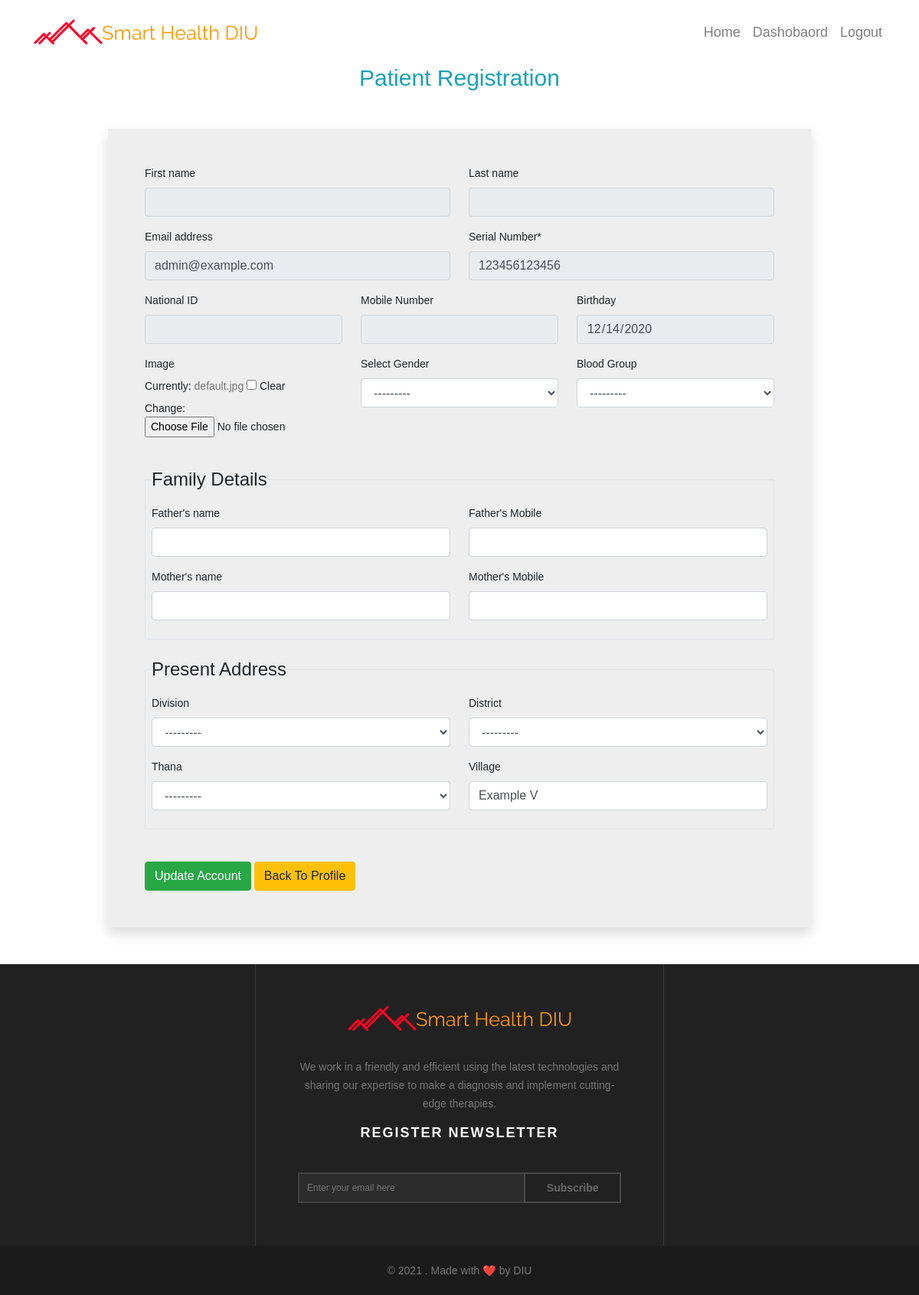
Page /user/1/update/ (signed in) on the committed database.
### users/models.py (models this page shows, shortened)
class User(AbstractUser):
    USER_TYPE_CHOICES = (
        (1, 'admin'),
        (2, 'doctor'),
        (3, 'patients'),
        (4, 'Manager'),
    )
    VERIFY_STATUS = (
        ('yes', 'yes'),
        ('no', 'no')
    )
    GENDER_CHOICES = (
        ('Male', 'Male'),
        ('Female', 'Female'),
    )
    BG_CHOICES = (
        ('O+', 'O+'),
        ('O-', 'O-'),
        ('A+', 'A+'),
        ('A-', 'A-'),
        ('B+', 'B+'),
        ('B-', 'B-'),
        ('AB+', 'AB+'),
        ('AB-', 'AB-'),
    )
    DESIGNATION_CHOICES = (
        ('Professor', 'Professor'),
	    ('Associate Professor', 'Associate Professor'),
	    ('Assistant Professor', 'Assistant Professor'),
        ('Consultant', 'Consultant'),
	    ('Registras', 'Registras'),
	    ('Assistant Registras', 'Assistant Registras'),
	    ('IMO', 'IMO'),
        ('EMO', 'EMO'),
        ('RMO', 'RMO'),
        ('HMO', 'HMO'),
        ('Other', 'Other')
    )
    username = None
    sn = models.CharField(verbose_name='Serial Number', max_length=12, unique=True, error_messages={'required': 'Your Name is Required'})
    pm_division = models.ForeignKey(Division, verbose_name='Division', related_name='pm_division', on_delete=models.DO_NOTHING, null=True, blank=True)
    pm_district = models.ForeignKey(District, verbose_name='District', related_name='pm_district', on_delete=models.DO_NOTHING, null=True, blank=True)
    pm_thana = models.ForeignKey(Thana, verbose_name='Thana', related_name='pm_thana', on_delete=models.DO_NOTHING, null=True, blank=True)
    ps_division = models.ForeignKey(Division, verbose_name='Division', related_name='ps_division', on_delete=models.DO_NOTHING, null=True, blank=True)
    ps_district = models.ForeignKey(District, verbose_name='District', related_name='ps_district', on_delete=models.DO_NOTHING, null=True, blank=True)
    ps_thana = models.ForeignKey(Thana, verbose_name='Thana', related_name='ps_thana', on_delete=models.DO_NOTHING, null=True, blank=True)
    pm_village = models.CharField(verbose_name='Village',max_length=50, null=True, blank=True)
    ps_village = models.CharField(verbose_name='Village',max_length=50, null=True, blank=True)
    pm_union = models.CharField(verbose_name='Union',max_length=50, null=True, blank=True)
    ps_union = models.CharField(verbose_name='Union',max_length=50, null=True, blank=True)
    pm_ward = models.CharField(verbose_name='Ward',max_length=50, null=True, blank=True)
    ps_ward = models.CharField(verbose_name='Ward',max_length=50, null=True, blank=True)
    birthday = models.DateField(null=True, blank=True)
    image = models.ImageField(default='default.jpg', upload_to='users', null=True, blank=True)
    verified = models.CharField(max_length=10, choices=VERIFY_STATUS, null=True, default='no')
    user_type = models.PositiveIntegerField(choices=USER_TYPE_CHOICES, default=3, blank=True, null=True)
    mobile = models.CharField(verbose_name='Mobile Number', max_length=11, blank=True)
    payment = models.CharField(verbose_name='Payment Number', max_length=11, null=True, blank=True)
    nid = models.CharField(verbose_name='National ID', max_length=10, blank=True, null=True)
    bma = models.CharField(verbose_name='BMA Code', max_length=20, blank=True, null=True)
    institute = models.CharField(verbose_name='Institute', max_length=100, blank=True, null=True)
    designation = models.CharField(verbose_name='Designation', max_length=50, choices=DESIGNATION_CHOICES, blank=True, null=True)
    specialist = models.ForeignKey(Speciality, verbose_name='Specialist', blank=True, null=True, on_delete=models.CASCADE)
    father_name = models.CharField(verbose_name='Father\'s name', max_length=25, null=True, blank=True)
    mother_name = models.CharField(verbose_name='Mother\'s name', max_length=25, null=True, blank=True)
    father_mobile = models.CharField(verbose_name='Father\'s Mobile', max_length=11, null=True, blank=True)
    mother_mobile = models.CharField(verbose_name='Mother\'s Mobile', max_length=11, null=True, blank=True)
    bg = models.CharField(verbose_name='Blood Group', max_length=11, choices=BG_CHOICES, null=True, blank=True)
    gender = models.CharField(verbose_name='Select Gender', max_length=11, choices=GENDER_CHOICES, null=True, blank=True)
    USERNAME_FIELD = 'sn'

### users/views.py (the view, shortened to what this page needs)
# urls.py: path('user/<int:pk>/update/', UserUpdateView.as_view(), name='user-update'),
class UserUpdateView(LoginRequiredMixin, UserPassesTestMixin, UpdateView):
    model = User
    form_class = UpdateForm
    template_name = 'users/user_update.html'
    def test_func(self):
        obj = self.get_object()
        if obj.id == self.request.user.id:
            return True

### users/models.py (called while the page is built)
    def __str__(self):
        return self.name

    def __str__(self):
        return self.name

    def __str__(self):
        return self.name

### users/templates/users/user_update.html (shortened to what this page needs)
{% extends 'users/dashboard/base.html' %}
{% load crispy_forms_tags %}
{% block content %}
    <h3 class="text-center text-info">Patient Registration</h3>
    <div class="row my-5">
        <form action="" method="POST" enctype="multipart/form-data" class="w-75 mx-auto shadow p-5" style="background-color: #eee;" id="regForm" data-districts-url="{% url 'ajax_load_districts' %}" data-thanas-url="{% url 'ajax_load_thanas' %}" novalidate>
            <div class="row">
                <div class="col-md-6">
                    {{ form.first_name|as_crispy_field }}
                </div>
                <div class="col-md-6">
                    {{ form.last_name|as_crispy_field }}
                </div>
            </div>
            <div class="row">
                <div class="col-md-6">
                    {{ form.email|as_crispy_field }}
                </div>
                <div class="col-md-6">
                    {{ form.sn|as_crispy_field }}
                </div>
            </div>
            <div class="row">
                <div class="col-md-4">
                    {{ form.nid|as_crispy_field }}
                </div>
                <div class="col-md-4">
                    {{ form.mobile|as_crispy_field }}
                </div>
                <div class="col-md-4">
                    {{ form.birthday|as_crispy_field }}
                </div>
            </div><div class="row">
                <div class="col-md-4">
                    {{ form.image|as_crispy_field }}
                </div>
                <div class="col-md-4">
                    {{ form.gender|as_crispy_field }}
                </div>
                <div class="col-md-4">
                    {{ form.bg|as_crispy_field }}
                </div>
            </div>
            <br>
            <fieldset class="border p-2">
                <legend class="w-auto">Family Details</legend>
                <div class="row">
                    <div class="col-md-6">
                        {{ form.father_name|as_crispy_field }}
                    </div>
                    <div class="col-md-6">
                        {{ form.father_mobile|as_crispy_field }}
                    </div>
                    <div class="col-md-6">
                        {{ form.mother_name|as_crispy_field }}
                    </div>
                    <div class="col-md-6">
                        {{ form.mother_mobile|as_crispy_field }}
                    </div>
                </div>
            </fieldset>
            <br>
            <fieldset class="border p-2">
                <legend class="w-auto">Present Address</legend>
                <div class="row">
                    <div class="col-md-6">
                        {{ form.ps_division|as_crispy_field }}
                    </div>
                    <div class="col-md-6">
                        {{ form.ps_district|as_crispy_field }}
                    </div>
                    <div class="col-md-6">
                        {{ form.ps_thana|as_crispy_field }}
                    </div>
                    <div class="col-md-6">
                        {{ form.ps_village|as_crispy_field }}
                    </div>
                </div>
            </fieldset>
            <br>
            <br>
            <button type="submit" class="btn btn-success">Update Account</button>
            <a href="{% url 'user-profile' request.user.id %}" class="btn btn-warning">Back To Profile</a>
        </form>
    </div>
    {% endblock content %}

### users/static/dc/css/style.css (style rules this page uses)
* { margin: 0px; padding: 0px; }
body { background: #FFF; height: 100%; width: 100%; font-weight: normal; margin: 0px; padding: 0px; height: 100%; min-height: 100%; position: relative; font-size: 14px; font-family: 'Raleway', sans-serif; }
h1, h2, h3, h4, h5, h6 { font-weight: normal; color: #333333; }
h3 { font-size: 30px; }
a { -webkit-transition: all 0.4s ease-in-out; -moz-transition: all 0.4s ease-in-out; -o-transition: all 0.4s ease-in-out; -ms-transition: all 0.4s ease-in-out; transition: all 0.4s ease-in-out; text-decoration: none !important; }
a { text-decoration: none; color: #757575; }

### rows in the picture
User: email "admin@example.com", sn "123456123456", birthday "12/14/2020", gender "---------", bg "---------", ps_division "---------", ps_district "---------", ps_thana "---------", ps_village "Example V"
